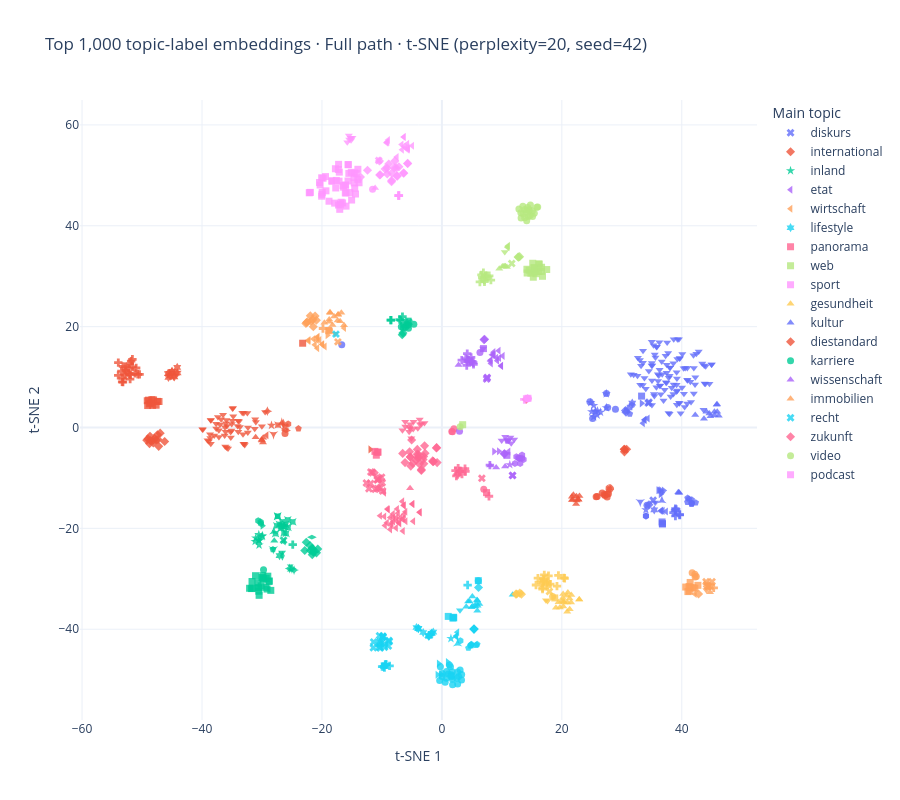

This figure's notebook cell:
### Markdown cell above
## Full topic path

### Code cell
plot_variant("full_path", "Full path")
